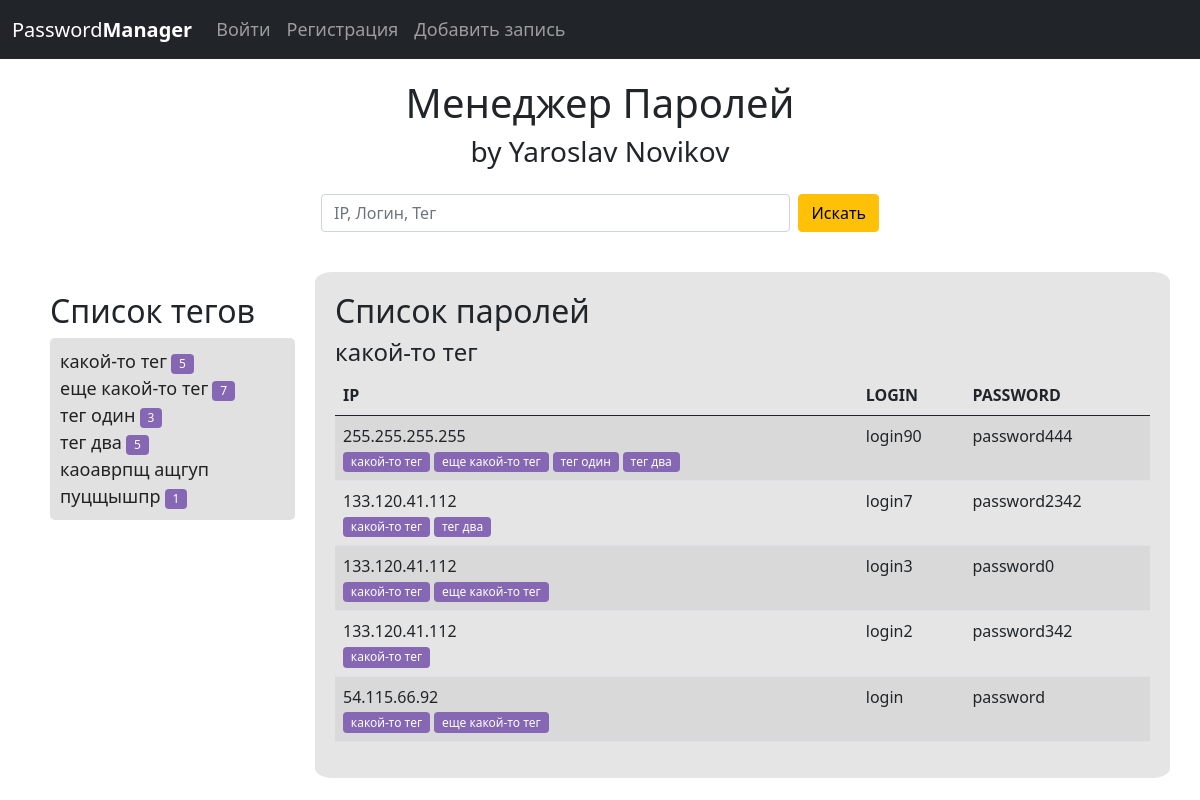
The page /tag/kakoj-to-teg on the database as committed earlier.
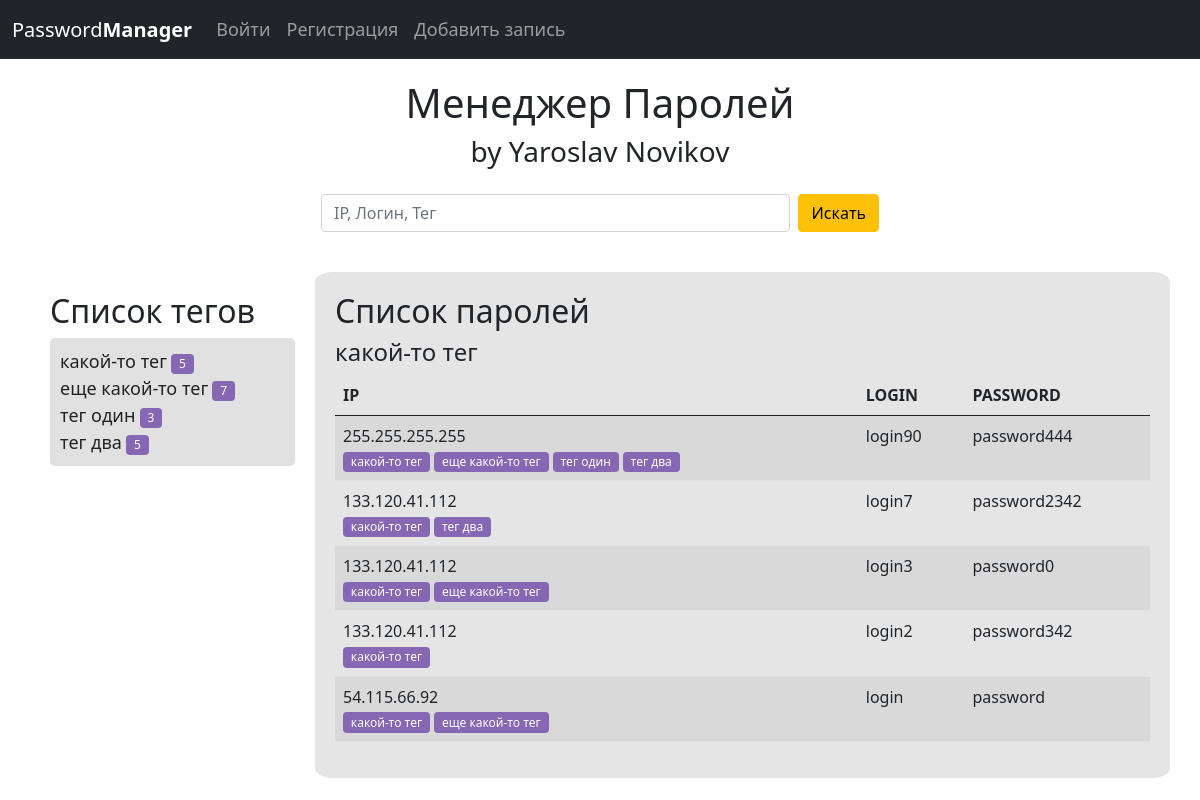
The same page on the database as committed later.
### password_manager_app/models.py (models this page shows, shortened)
class Tag(models.Model):
    name = models.CharField(max_length=100, null=False, default='')
    slug = models.SlugField(max_length=100, unique=True, verbose_name='URL')
    def __str__(self):
        return f'{self.name}'
    def get_url(self):
        return reverse('tags', args=[self.slug])

class PasswordManager(models.Model):
    ip = models.CharField(max_length=15, null=False, default=f'{randint(1,255)}.{randint(1,255)}.{randint(1,255)}.{randint(1,255)}')
    login = models.CharField(max_length=100, null=False, default='login')
    password = models.CharField(max_length=100, null=False, default='password')
    tags = models.ManyToManyField(Tag, blank=True)

### password_manager_app/views.py (the view)
# urls.py: path('<str:tag>', views.get_tag, name='tags'),
def get_tag(request, tag):
    tagname = get_object_or_404(Tag, slug=tag)
    pass_list = PasswordManager.objects.all()
    tags_list = Tag.objects.all()
    context = {
        'pass_list': pass_list,
        'tags_list': tags_list,
        'tagname': tagname,
    }
    return render(request, 'password_manager_app/selected.html', context=context)

### password_manager_app/templates/password_manager_app/selected.html
{% extends 'base.html' %}
{% load static %}
{% block content %}
<h2>Список паролей</h2>
<h4>{{ tagname }}</h4>
<table class="table table-striped">
    <thead>
        <tr>
            <th scope="col">IP</th>
            <th scope="col">LOGIN</th>
            <th scope="col">PASSWORD</th>
        </tr>
    </thead>
    <tbody>
        {% for pass in tagname.passwordmanager_set.all %}
            <tr>
            <td>{{ pass.ip }}<br>
                {% for tag in pass.tags.all %}
                <a href="{{ tag.get_url }}"><span class="badge badge-primary">{{ tag }}</span></a>
                {% endfor %}
            </td>
            <td>{{ pass.login }}</td>
            <td>{{ pass.password }}</td>
            </tr>
        {% endfor %}
    </tbody>
</table>
{% endblock %}
{% block tags %}
    <h2>Список тегов</h2>
    <ul>
    {% for tag in tags_list %}
    <li><a href="{{ tag.get_url }}">{{ tag.name }}</a> <span class="badge badge-primary">{{ tag.passwordmanager_set.count }}</span></li>
    {% endfor %}
    </ul>
{% endblock %}

Rows that differ between the two databases and show on the page:
removed Tag: name "каоаврпщ ащгуп пуцщышпр", passwordmanager_set.count "1", shown under "Список тегов"
